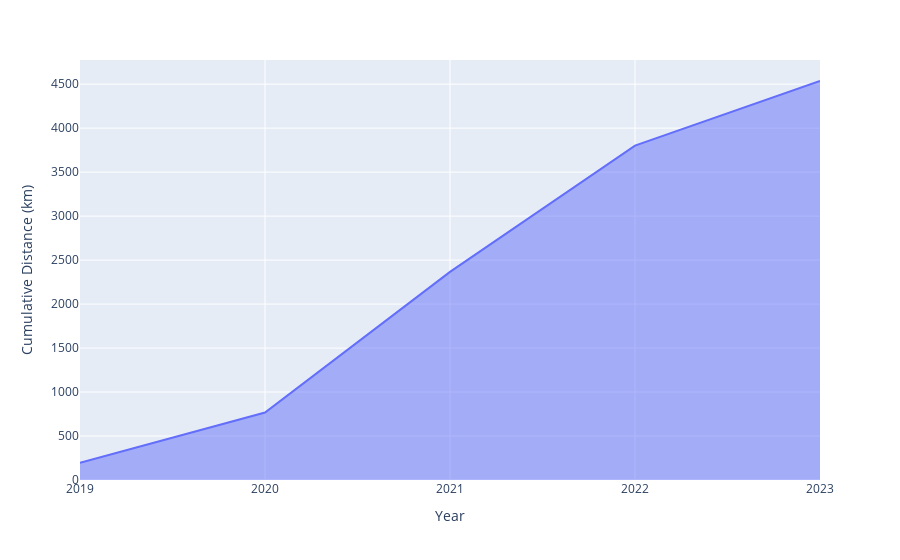

Source (notebook cell):
### Code cell
fig = px.area(distance_per_year, y="cumulative_distance", x="activity_date", labels={"activity_date":"Year","cumulative_distance":"Cumulative Distance (km)"})
fig.update_xaxes(tickvals=distance_per_year['activity_date'], ticktext=distance_per_year['activity_date'])
fig.show()

### Figure 1 — Plotly figure (JSON) as saved in the notebook; plotly's stock layout.template omitted (floating-point values rounded to 4 significant figures)
{"data": [{"fillpattern": {"shape": ""}, "hovertemplate": "Year=%{x}<br>Cumulative Distance (km)=%{y}<extra></extra>", "legendgroup": "", "line": {"color": "#636efa"}, "marker": {"symbol": "circle"}, "mode": "lines", "name": "", "orientation": "v", "showlegend": false, "stackgroup": "1", "type": "scatter", "x": [2019, 2020, 2021, 2022, 2023], "xaxis": "x", "y": [194.9, 766.8, 2366.0, 3802.0, 4536.0], "yaxis": "y"}], "layout": {"autosize": true, "legend": {"tracegroupgap": 0}, "margin": {"t": 60}, "xaxis": {"anchor": "y", "autorange": true, "domain": [0, 1], "range": [2019, 2023], "ticktext": [2019, 2020, 2021, 2022, 2023], "tickvals": [2019, 2020, 2021, 2022, 2023], "title": {"text": "Year"}, "type": "linear"}, "yaxis": {"anchor": "x", "autorange": true, "domain": [0, 1], "range": [0, 4775.0], "title": {"text": "Cumulative Distance (km)"}, "type": "linear"}}}
